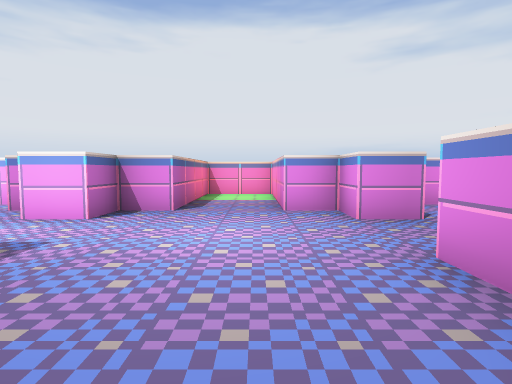
View 1 (above)

23 first-person views from a walk through a 3-D level made in the Godot game engine. The camera is 1.3 m above the floor, tilts 4° down and sees 80° across. The floor is counted in squares, 1.8 m on a side. Each view is taken from the middle of a square. On the plan, view 1 faces up. The plan holds only what a view shows up to about 10 squares ahead; the rest is blank.

View 2
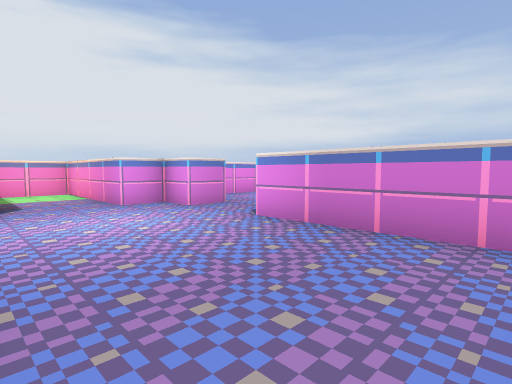

View 3
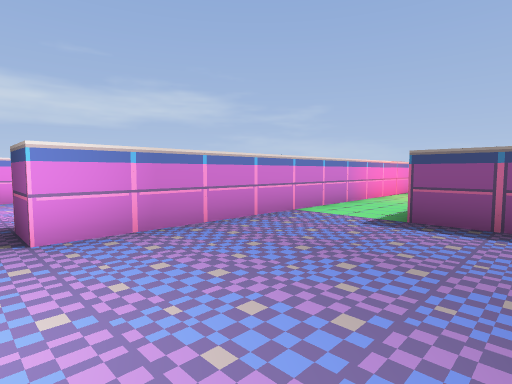

View 4
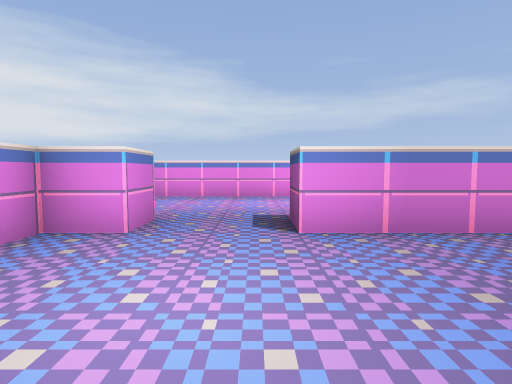

View 5
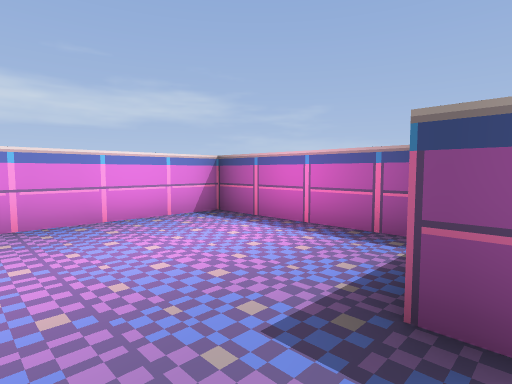

View 6
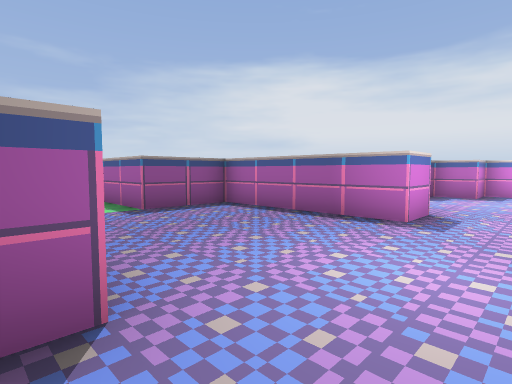

View 7
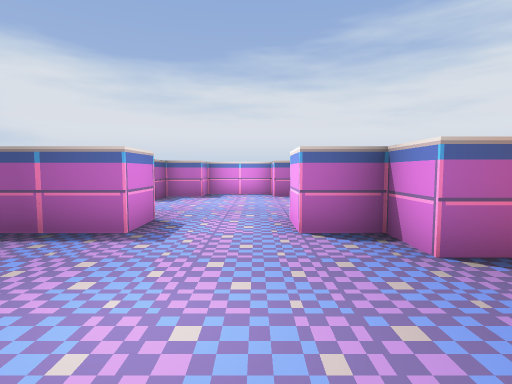

View 8
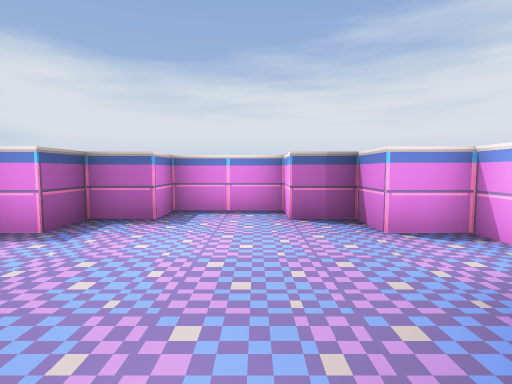

View 9
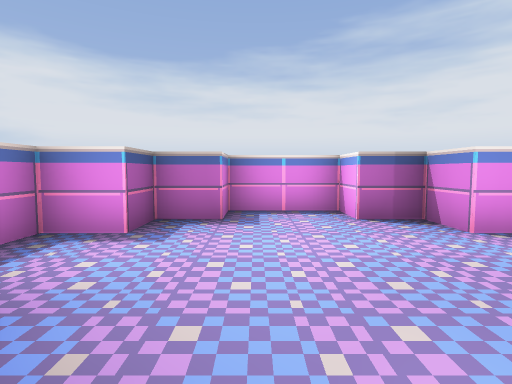

View 10
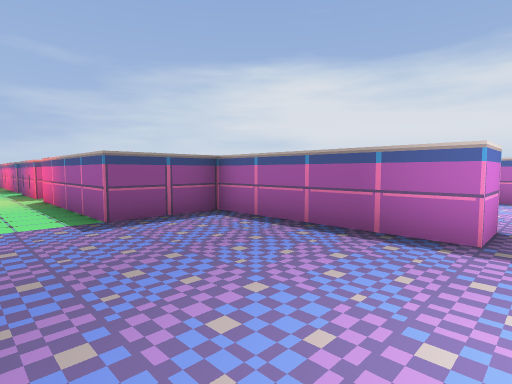

View 11
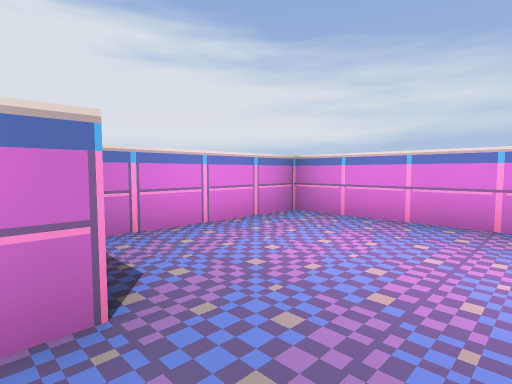

View 12
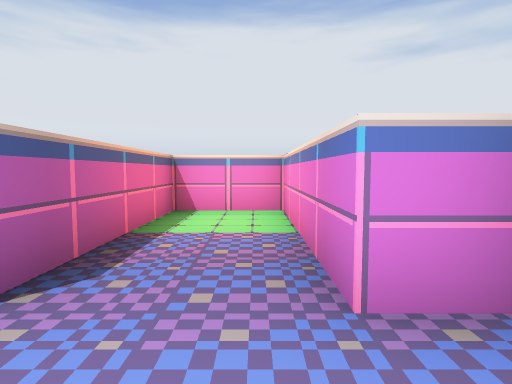

View 13
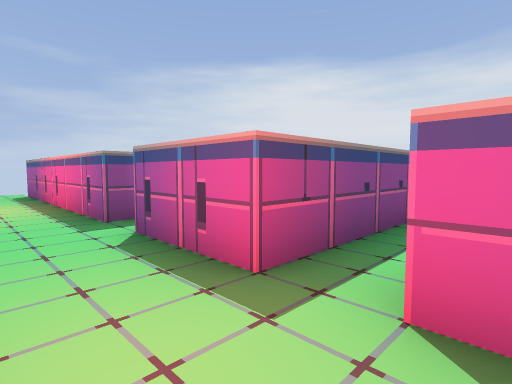

View 14
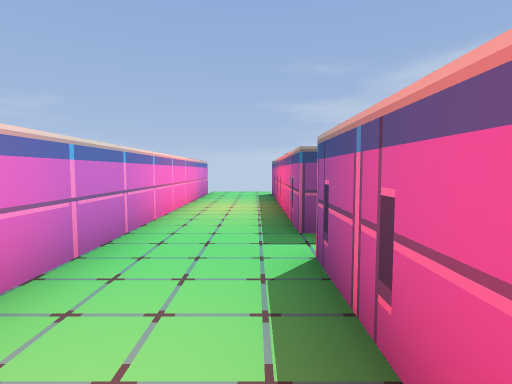

View 15
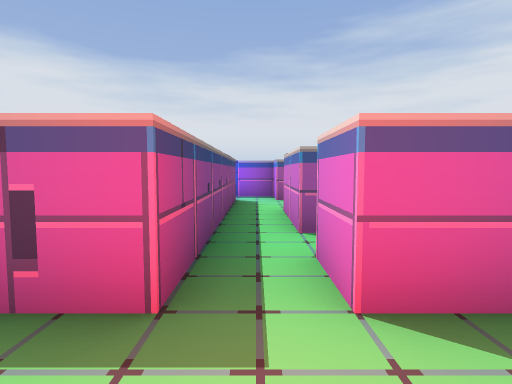

View 16
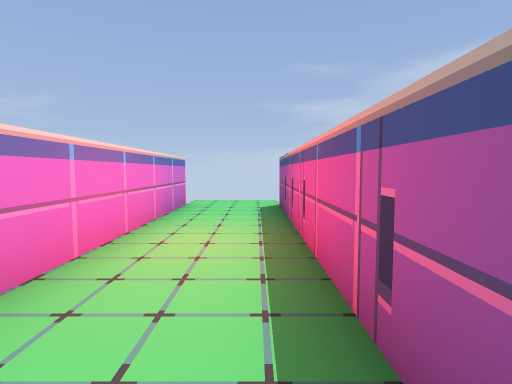

View 17
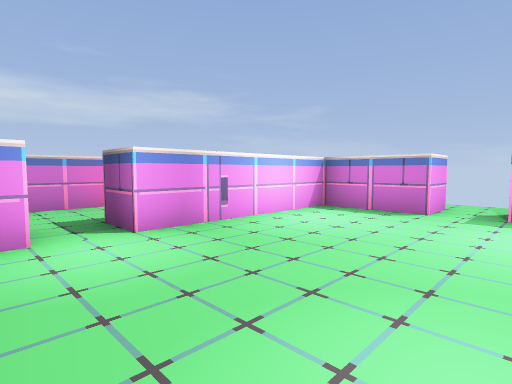

View 18
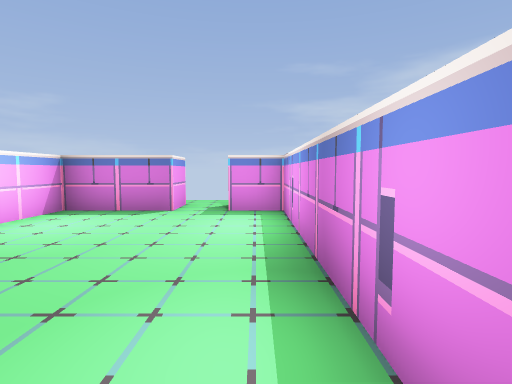

View 19
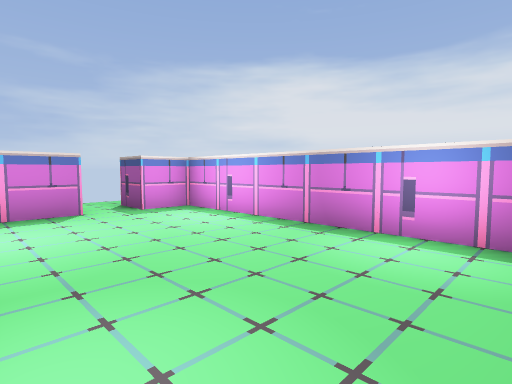

View 20
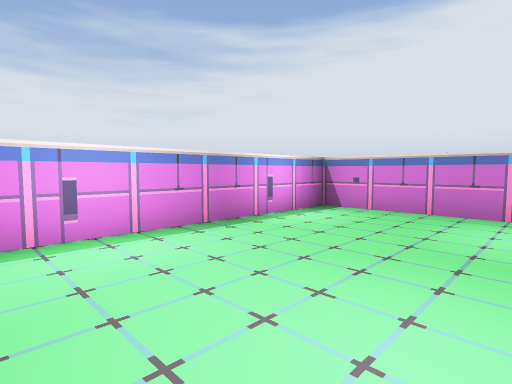

View 21
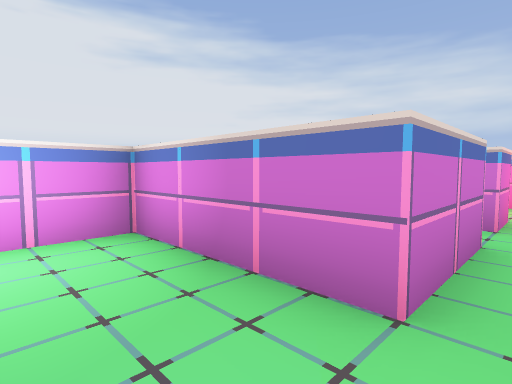

View 22
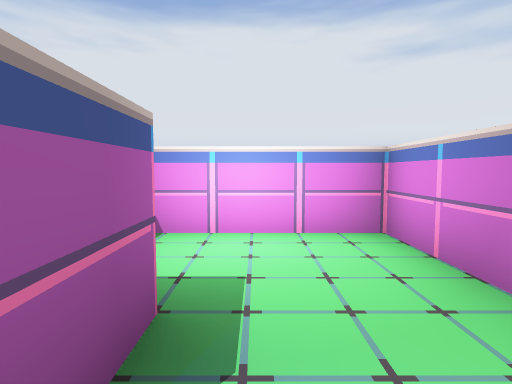

View 23
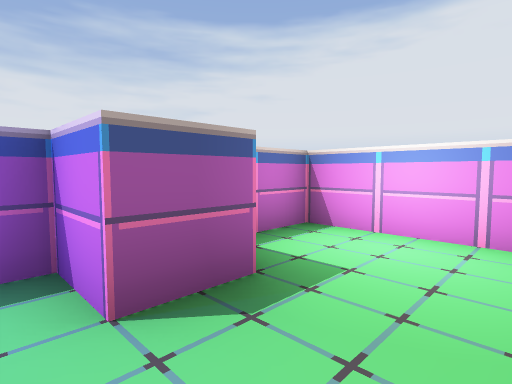

### Floor plan
Points are (right, up) in squares from view 1. A wall is a line through its corners. A room is listed if a view was taken in it or the views show most of it. See-through windows are left out.
Room 1 (views 1, 2, 3, 4, 7, 8, 9, 10, 12, 13, 14, 15)
walls: (1.5, 4.5) (1.5, 5.5) (0.5, 5.5) (0.5, 9.5) (-1.5, 9.5) (-1.5, 5.5) (-2.5, 5.5) (-2.5, 4.5) (-3.5, 4.5); (-3.6, 2.5) (-2.5, 2.5) (-2.5, -1.5) (-0.5, -1.5) (-0.5, -5.5) (-1.5, -5.5); (-1.5, -6.5) (-0.5, -6.5); (1.5, -6.5) (1.5, 2.5)
ways out: opening at (2, 3.5) to room 2; opening at (0.5, -7.5) to room 3; opening at (-3, 3.5) to room 6; opening at (-1, -6)
Room 2 (views 5, 6, 11)
walls: (2.6, 4.5) (1.5, 4.5); (1.5, 2.5) (2.5, 2.5); (3.1, 0.5) (6.5, 0.5) (6.5, 6.5) (3.1, 6.5)
ways out: opening at (2, 3.5) to room 1
Room 3 (view 16)
walls: (-1.5, -9.5) (-0.5, -9.5) (-0.5, -15.5); (-0.5, -6.5) (-0.5, -8.5); (1.5, -15.5) (1.5, -6.5)
ways out: opening at (0.5, -7.5) to room 1; opening at (-1, -9) to room 4
Room 4 (views 17, 18, 19, 20)
walls: (-2.4, -7.5) (-5.5, -7.5) (-5.5, -13.5) (-4.5, -13.5); (-3.5, -13.5) (-1.5, -13.5) (-1.5, -9.5)
ways out: opening at (-1, -9) to room 3; opening at (-4, -14)
Room 5 (views 21, 22, 23)
walls: (-6.5, -4.5) (-6.5, -5.5) (-7.5, -5.5) (-7.5, -6.6); (-6.4, -6.5) (-4.4, -6.5); (-4.5, -5.5) (-4.5, -2.5) (-7.5, -2.5) (-7.5, -3.5)
ways out: opening at (-3.5, -6)
Room 6 (no view inside)
walls: (-5.2, 6.5) (-6.5, 6.5) (-6.5, 5.5) (-7.5, 5.5) (-7.5, 4.5) (-8.5, 4.5) (-8.5, 2.5) (-7.5, 2.5) (-7.5, 1.5) (-6.5, 1.5) (-6.5, 0.5) (-5.9, 0.5)
ways out: opening at (-3, 3.5) to room 1

Positions as (right, up) in squares from view 1, and headings:
1: (0, 0), facing up
2: (-2, -1), facing up-right
3: (-2, 3), facing down-right
4: (-2, 3), facing right
5: (2, 4), facing down-right
6: (2, 4), facing down-left
7: (1, 4), facing left
8: (-3, 4), facing left
9: (-3, 3), facing left
10: (1, 3), facing down-left
11: (2, 3), facing up-right
12: (0, 4), facing up
13: (1, -5), facing down-left
14: (0, -6), facing down
15: (1, -6), facing left
16: (0, -9), facing down
17: (-5, -8), facing down-right
18: (-5, -8), facing down
19: (-2, -8), facing down-left
20: (-2, -13), facing up-left
21: (-6, -6), facing up-right
22: (-6, -6), facing up
23: (-5, -6), facing up-left
